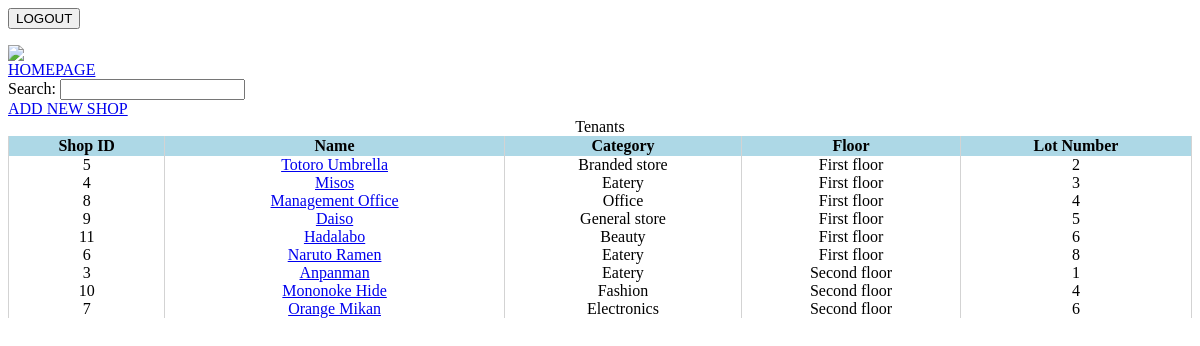
/admin/admin.php, run on the app's committed database.
### tables this page shows
CREATE TABLE `tenant` (
  `id` int(11) NOT NULL,
  `name` varchar(255) NOT NULL,
  `category_id` int(11) NOT NULL,
  `lot_id` int(11) NOT NULL
);

### db/database.php (called while the page is built, shortened)
<?php
        $queries = [
            "DB_SELECT_TENANTS" => "SELECT t.id, t.name, c.category_name, f.floor_name, l.lot_number FROM tenant AS t, category AS c, floor AS f, lot AS l WHERE t.lot_id = l.lot_id AND t.category_id = c.category_id AND l.floor_id = f.floor_id ORDER BY f.floor_name, l.lot_number",
            "DB_EDIT_TENANT" => "SELECT t.id, t.name, t.category_id, f.floor_id, l.lot_id FROM tenant AS t, lot AS l, floor AS f WHERE t.lot_id = l.lot_id AND l.floor_id = f.floor_id AND t.id = ?",
            "SELECT_ALL" => "SELECT * FROM tenant",
            "ALL_FLOORS" => "SELECT floor_id, floor_name FROM floor",
            "ALL_CATEGORY" => "SELECT * FROM category",
            "LOT_FROM_CURRENT_FLOOR" => "SELECT lot_id, lot_number FROM lot WHERE floor_id=? AND lot_id NOT IN (SELECT lot_id FROM tenant AS `t1`)",
            "LOT_FROM_CURRENT_FLOOR_INCLUDE_SELF" => "SELECT lot_id, lot_number FROM lot WHERE floor_id=? AND lot_id NOT IN (SELECT lot_id FROM tenant WHERE id <> ?)",
            "ADD_TENANT" => "INSERT INTO tenant SET name=?, category_id=?, lot_id=?",
            "DELETE_TENANT" => "DELETE FROM tenant WHERE id = ?",
            "EDIT_TENANT" => "UPDATE tenant SET name=?, category_id=?, lot_id=? WHERE id=?",
            "SELECT_TENANT_BY_ZONE" => "SELECT t.id, t.name, c.category_name, f.floor_number, l.lot_number, z.zone_name FROM tenant AS t, category AS c, lot AS l, floor AS f, zone AS z WHERE t.category_id = c.category_id AND t.lot_id = l.lot_id AND l.floor_id = f.floor_id AND l.zone_id = z.zone_id ORDER BY z.zone_name, f.floor_name, l.lot_number",
            "SELECT_TENANT_BY_FLOOR" => "SELECT t.id, t.name, c.category_name, f.floor_number, l.lot_number, z.zone_name FROM tenant AS t, category AS c, lot AS l, floor AS f, zone AS z WHERE t.category_id = c.category_id AND t.lot_id = l.lot_id AND l.floor_id = f.floor_id AND l.zone_id = z.zone_id ORDER BY f.floor_name, l.lot_number",
            "SELECT_TENANT_BY_CATEGORY" => "SELECT t.id, t.name, c.category_name, f.floor_number, l.lot_number, z.zone_name FROM tenant AS t, category AS c, lot AS l, floor AS f, zone AS z WHERE t.category_id = c.category_id AND t.lot_id = l.lot_id AND l.floor_id = f.floor_id AND l.zone_id = z.zone_id ORDER BY c.category_name, f.floor_name, l.lot_number"
        ];
        function exec_query($conn, $query_type, ...$args) {
            global $queries;
            $q = $queries[$query_type];
            $stmt = $conn->prepare($q);
            $stmt->execute();
            $res = [];
            if(substr($q, 0, 6) == "SELECT") {
                $res = $stmt->get_result();
            }
            return $res;
        }
        function select($conn, $query_type, ...$args) {
            $res = exec_query($conn, $query_type, ...$args);
            $ret_arr = [];
            if($res->num_rows > 0) {
                while($row = $res->fetch_assoc()) {
                    array_push($ret_arr, $row);
                }
            }
            return $ret_arr;
        }
 ?>

### admin/admin.php (the view, shortened to what this page needs)
<?php
    $tenants_data = [];
    $tb_head = ["Shop ID","Name","Category", "Floor", "Lot Number"];
    if ($_SERVER['REQUEST_METHOD'] == 'POST') {
        if(isset($_POST['logout_button'])) {
            session_destroy();
            header("Location: /admin");
        }
    } else if ($_SERVER['REQUEST_METHOD'] == 'GET') {
        $db = connect_db();
        if($db->connect_errno) {
            $errors = "Failed to connect to database";
        } else {
            $tenants_data = select($db, "DB_SELECT_TENANTS");
            for($i = 0; $i < sizeof($tenants_data); $i++) {
                $tenants_data[$i]['name'] = "<a href=\"/admin/edit.php?id={$tenants_data[$i]['id']}\">{$tenants_data[$i]['name']}</a>";
            }
        }
    }
 ?>
 <body>
     <link rel="stylesheet" href="/css/table.css">
     <div id="top-right">
         <form method="post">
             <button name="logout_button" id="logout_button" type="submit">LOGOUT</button>
         </form>
     </div>
     <div id="top-left">
         <a href="/"><img src="/images/csh_logo.jpg" class="mid_logo"></img><br>HOMEPAGE</a>
     </div>
     <div id="main-content">
             Search: <input type="text" onkeyup="javascript:filter_table('tenants_table', this.value, 1, 1)"></input>
         <br>
             <a href="/admin/create.php">ADD NEW SHOP</a>
             <?= create_table("tenants_table",
                              $tenants_data,
                              $tb_head,
                              "Tenants"); ?>
     </div>
 </body>

### commons/tables.php
<?php
    function create_row($data) {
        $td = "<td>";
        $td .= implode("</td><td>", $data);
        $td .= "</td>";
        return $td;
    }
    function create_headers($data) {
        $th = "<th>";
        $th .= implode("</th><th>", $data);
        $th .= "</th>";
        return $th;
    }
    function add_row($td) {
        return <<<TR
<tr>$td</tr>
TR;
    }
    function create_table($id, $data, $headers=[], $caption = "") {
        $table = "<table id=\"$id\"><caption>$caption</caption>";
        if (sizeof($headers) > 0) {
            $table .= add_row(create_headers($headers));
        }
        foreach($data as $vals) {
            $table .= add_row(create_row($vals));
        }
        $table .= "</table>";
        return $table;
    }
?>

### css/table.css (style rules this page uses)
table { width: 100%; border-collapse: collapse; }
td { background-color: white; text-align: center; border-left: 1px solid lightgray; border-right: 1px solid lightgray; margin: 0; padding: 0; }
th { background-color: lightblue; border-left: 1px solid lightgray; border-right: 1px solid lightgray; }

### data on the page
tenant: name "Totoro Umbrella"
tenant: name "Misos"
tenant: name "Management Office"
tenant: name "Daiso"
tenant: name "Hadalabo"
tenant: name "Naruto Ramen"
tenant: name "Anpanman"
tenant: name "Mononoke Hide"
tenant: name "Orange Mikan"

### other printed values
$caption "Tenants"
implode("</th><th>", $data) "Shop ID Name Category Floor Lot Number"
